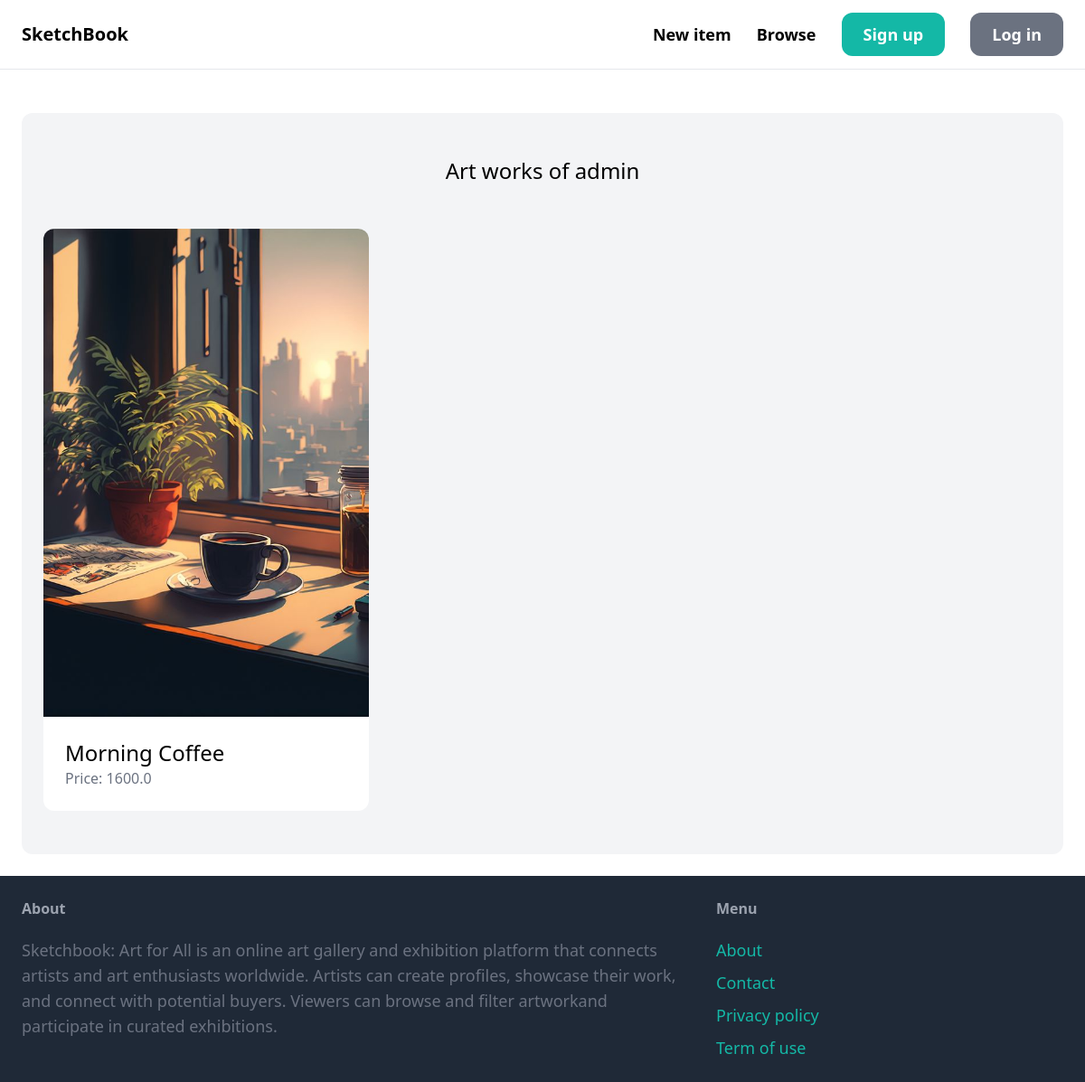
Page /exibition/1 on the earlier database version.
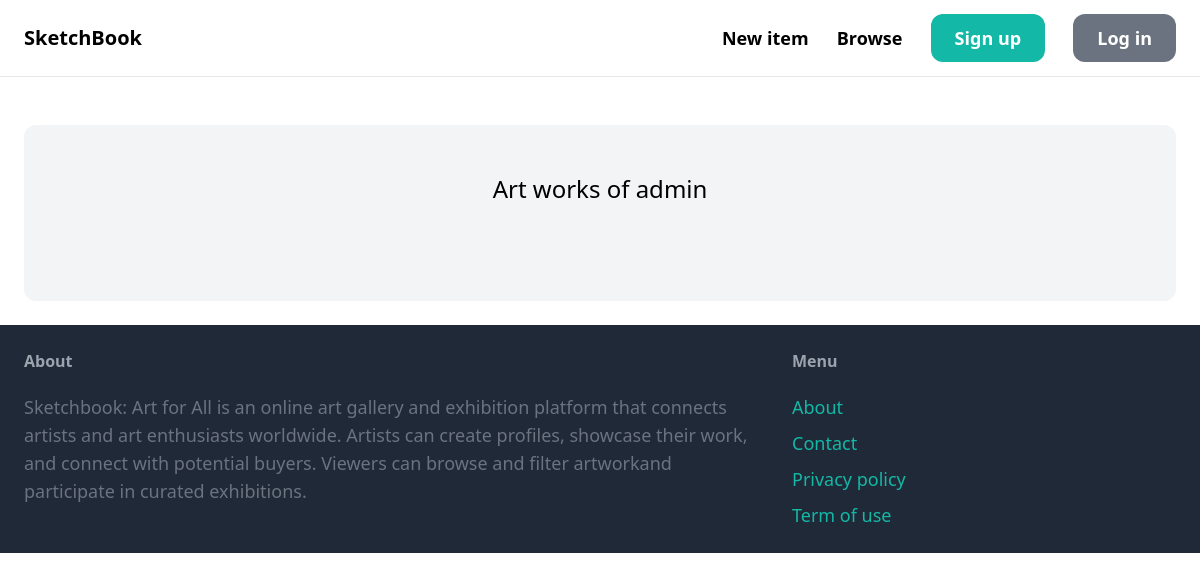
Same page on the later database version.
### item/models.py (models this page shows, shortened)
class Item(models.Model):
    category = models.ForeignKey(Category, related_name='items', on_delete=models.CASCADE)
    name = models.CharField(max_length=255)
    description = models.TextField(blank=True, null=True)
    price = models.FloatField()
    image = models.ImageField(upload_to='item_images', blank=True, null=True)
    is_sold = models.BooleanField(default=False)
    created_by = models.ForeignKey(User, related_name='items', on_delete=models.CASCADE)
    created_at = models.DateTimeField(auto_now_add=True)

### core/views.py (the view)
# urls.py: path('exibition/<int:id>', views.exibition, name='exibition'),
def exibition(request, id):
    artist = User.objects.get(id=id)
    items = Item.objects.filter(created_by=artist)
    return render(request, 'core/exibition.html', {
        'items': items,
        'user': artist,
    })

### core/templates/core/exibition.html (shortened to what this page needs)
{% extends 'core/base.html' %}
{% block content %}
    <div class="mt-6 px-6 py-12 bg-gray-100 rounded-xl">
        <h2 class="mb-12 text-2xl text-center">Art works of {{user}}</h2>
        <div class="grid grid-cols-3 gap-3">
            {% for item in items %}
                <div>
                    <a href="{% url 'item:detail' item.id %}">
                        <div>
                            <img src="{{ item.image.url }}" class="rounded-t-xl">
                        </div>
                        <div class="p-6 bg-white rounded-b-xl">
                            <h2 class="text-2xl">{{ item.name }}</h2>
                            <p class="text-gray-500">Price: {{ item.price }}</p>
                        </div>
                    </a>
                </div>
            {% endfor %}
        </div>
    </div>
{% endblock %}

Differences in the rows shown:
no longer on this page (row edited): Item: image (picture), name "Morning Coffee", price "1600.0"
